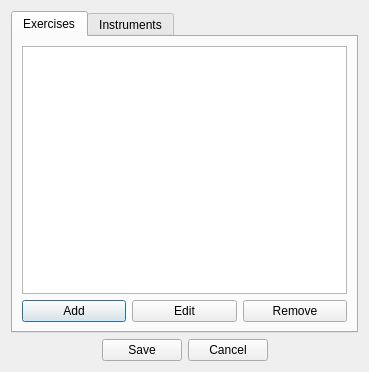
<?xml version="1.0" encoding="UTF-8"?>
<ui version="4.0">
 <class>Settings</class>
 <widget class="QDialog" name="Settings">
  <property name="geometry">
   <rect>
    <x>0</x>
    <y>0</y>
    <width>369</width>
    <height>372</height>
   </rect>
  </property>
  <property name="windowTitle">
   <string>Dialog</string>
  </property>
  <layout class="QGridLayout" name="gridLayout">
   <item row="0" column="0">
    <layout class="QVBoxLayout" name="verticalLayout_2">
     <item>
      <widget class="QTabWidget" name="tabWidget">
       <property name="currentIndex">
        <number>0</number>
       </property>
       <widget class="QWidget" name="exerciseTab">
        <attribute name="title">
         <string>Exercises</string>
        </attribute>
        <layout class="QVBoxLayout" name="verticalLayout">
         <item>
          <widget class="QListWidget" name="exerciseList"/>
         </item>
         <item>
          <layout class="QHBoxLayout" name="horizontalLayout">
           <item>
            <widget class="QPushButton" name="addButton">
             <property name="text">
              <string>Add</string>
             </property>
            </widget>
           </item>
           <item>
            <widget class="QPushButton" name="editButton">
             <property name="text">
              <string>Edit</string>
             </property>
            </widget>
           </item>
           <item>
            <widget class="QPushButton" name="removeButton">
             <property name="text">
              <string>Remove</string>
             </property>
            </widget>
           </item>
          </layout>
         </item>
        </layout>
       </widget>
       <widget class="QWidget" name="instrumentsTab">
        <property name="accessibleName">
         <string/>
        </property>
        <attribute name="title">
         <string>Instruments</string>
        </attribute>
        <layout class="QHBoxLayout" name="horizontalLayout_3">
         <item>
          <layout class="QVBoxLayout" name="verticalLayout_3">
           <item>
            <widget class="QLabel" name="label">
             <property name="text">
              <string>Choose the instrument to use. You can preview the sound using the play button.</string>
             </property>
             <property name="wordWrap">
              <bool>true</bool>
             </property>
            </widget>
           </item>
           <item>
            <widget class="QLabel" name="label_2">
             <property name="text">
              <string>Warning: some instruments may be missing, depending on the MIDI library shipped with your operating system.</string>
             </property>
             <property name="wordWrap">
              <bool>true</bool>
             </property>
            </widget>
           </item>
           <item>
            <layout class="QHBoxLayout" name="horizontalLayout_4">
             <item>
              <widget class="QListWidget" name="instrumentList"/>
             </item>
             <item>
              <widget class="QPushButton" name="previewButton">
               <property name="text">
                <string>Preview</string>
               </property>
              </widget>
             </item>
            </layout>
           </item>
          </layout>
         </item>
        </layout>
       </widget>
      </widget>
     </item>
     <item>
      <layout class="QHBoxLayout" name="horizontalLayout_2">
       <item>
        <spacer name="horizontalSpacer">
         <property name="orientation">
          <enum>Qt::Horizontal</enum>
         </property>
         <property name="sizeHint" stdset="0">
          <size>
           <width>40</width>
           <height>20</height>
          </size>
         </property>
        </spacer>
       </item>
       <item>
        <widget class="QPushButton" name="saveButton">
         <property name="text">
          <string>Save</string>
         </property>
        </widget>
       </item>
       <item>
        <widget class="QPushButton" name="cancelButton">
         <property name="text">
          <string>Cancel</string>
         </property>
        </widget>
       </item>
       <item>
        <spacer name="horizontalSpacer_2">
         <property name="orientation">
          <enum>Qt::Horizontal</enum>
         </property>
         <property name="sizeHint" stdset="0">
          <size>
           <width>40</width>
           <height>20</height>
          </size>
         </property>
        </spacer>
       </item>
      </layout>
     </item>
    </layout>
   </item>
  </layout>
 </widget>
 <resources/>
 <connections/>
</ui>
